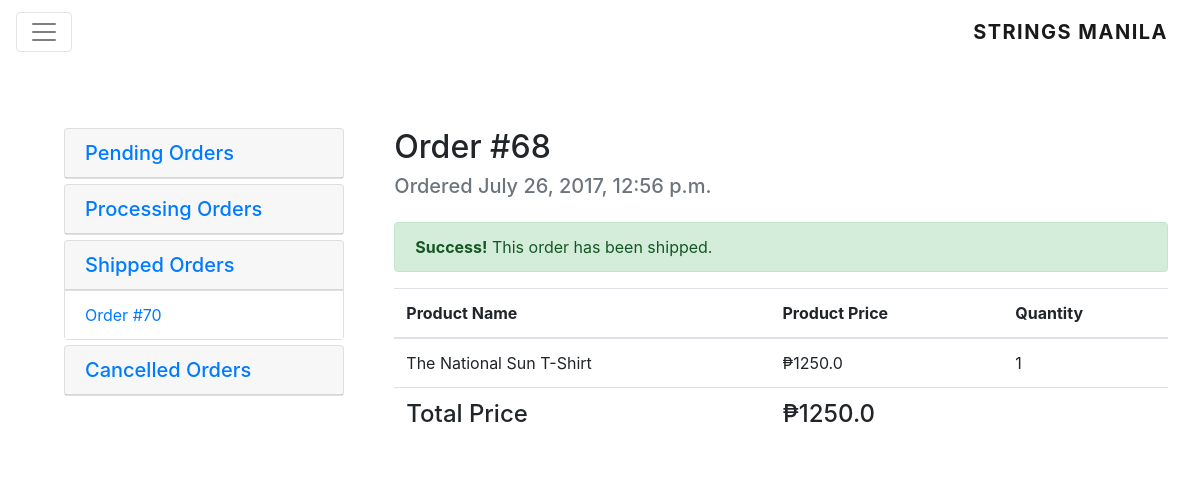
The app's page /orders/68/ (signed in) with its own data.
### order_management/models.py (models this page shows, shortened)
class Order(Model):
    ORDER_STATUSES = (
        ('P', 'Pending'),
        ('A', 'Processing'),
        ('S', 'Shipped'),
        ('C', 'Cancelled')
    )
    date_ordered = DateTimeField(auto_now=True)
    customer = ForeignKey(Customer, on_delete=CASCADE)
    status = CharField(max_length=2, choices=ORDER_STATUSES, default='P')
    customer_deposit_photo = FileField(blank=True, null=True, default=None)
    customer_payment_date = DateField(null=True, blank=True, default=None)
    payment_verified = BooleanField(default=False)
    queue_id = CharField(null=True, max_length=64)
    @property
    def total_price(self):
        order_items = self.orderlineitems_set.all()
        total_price = 0.00
        for order_item in order_items:
            total_price += float(order_item.line_price)
        return total_price

class OrderLineItems(Model):
    product = ForeignKey(Product, on_delete=CASCADE)
    quantity = PositiveIntegerField()
    parent_order = ForeignKey(Order, on_delete=CASCADE)
    @property
    def line_price(self):
        date_ordered = self.parent_order.date_ordered
        price = self.product.price_for_date(date=date_ordered)
        return float(price) * float(self.quantity)

### entity_management/models.py (models this page shows, shortened)
class Product(Model):
    name = CharField(max_length=64)
    description = CharField(max_length=256)
    photo = FileField(null=True, blank=True, default="/static/images/product.png")
    stall = ForeignKey(Stall, on_delete=CASCADE)
    quantity = PositiveIntegerField(default=0)
    is_active = BooleanField(default=True)
    def price_for_date(self, date):
        price_histories = self.pricehistory_set.filter(effective_from__lte=date).order_by("-effective_from")
        return price_histories[0].price

class PriceHistory(Model):
    product = ForeignKey(Product)
    price = DecimalField(decimal_places=2, max_digits=10)
    effective_from = DateTimeField(auto_now_add=True)

### order_management/views.py (the view)
# urls.py: url(r'^(?P<order_id>(\d+))/$', OrderView.as_view()),
class OrderView(View):
    @staticmethod
    @login_required
    @customer_required
    def get(request, order_id):
        context = make_context(request, include_stalls_and_products=False)
        user = request.user
        customer = Customer.objects.get(user=user)
        try:
            order = Order.objects.get(id=order_id)
            line_items = OrderLineItems.objects.all().filter(parent_order=order_id)
        except:
            raise Http404("Something went wrong")
        orders = Order.objects.all().filter(customer=customer)
        pending_orders = orders.filter(status="P")
        approved_orders = orders.filter(status="A")
        shipped_orders = orders.filter(status="S")
        cancelled_orders = orders.filter(status="C")
        expand = order.get_status_display().lower()
        context.update({
            "line_items": line_items,
            "active_order": order,
            "customer": customer,
            "total_price": order.total_price,
            "orders": {
                "pending": pending_orders,
                "processing": approved_orders,
                "shipped": shipped_orders,
                "cancelled": cancelled_orders,
            },
            "expand": expand
        })
        return render(request, 'customer_orders.html', context)

### IrisOnline/contexts.py (called while the page is built, shortened)
def make_context(request, active_stall=None, include_stalls_and_products=True):
    cart = Cart(request=request)
    name = get_user_name(request)
    context = {
        'cart': cart,
        'name': name
    }
    return context

def get_user_name(request):
    if request.user.is_authenticated:
        user = request.user
        customer = Customer.objects.get(user=user)
        return customer.full_name
    else:
        return None

### product_catalog/cart.py (called while the page is built)
    @property
    def cart(self):
        return self.request.session['cart'].items()

    def product_count(self):
        return len(self.cart)

### templates/customer_orders.html (shortened to what this page needs)
<!DOCTYPE html>
<html lang="en">
<head>
    {% include 'bootstrap.html' %}
    {% load static %}
    <link rel="stylesheet" href="{% static '/css/nav.css' %}">
    <link rel="stylesheet" href="{% static '/css/customer_orders.css' %}">
</head>
<body class="bg-faded">
{% include 'customer_nav.html' %}
<div class="container-fluid d-flex p-5 m-3">
    <div id="accordion">
        {% for order_type, order_list in orders.items %}
            <div class="card">
                <div class="card-header" role="tab" id="approved">
                    <h5 class="mb-0">
                        <a data-toggle="collapse" data-parent="#accordion" href="#{{ order_type }}-orders"
                           aria-expanded="true"
                           aria-controls="pending-orders">
                            {{ order_type|capfirst }} Orders
                        </a>
                    </h5>
                </div>
                <div id="{{ order_type }}-orders" class="collapse" role="tabpanel" aria-labelledby="headingOne">
                    <ul class="list-group rounded-0">
                        {% for order in order_list %}
                            {% if order.id == active_order.id %}
                                <li class="list-group-item active">Order #{{ order.id }}</li>
                            {% else %}
                                <a class="list-group-item" href="/orders/{{ order.id }}">Order #{{ order.id }}</a>
                            {% endif %}
                        {% empty %}
                            <div class="container-fluid p-5 text-center">
                                <h5>There's nothing here</h5>
                                <p class="text-muted">Orders that are {{ order_type }} will show up here.</p>
                            </div>
                        {% endfor %}
                    </ul>
                </div>
            </div>
        {% endfor %}
    </div>
    <section id="order-products">
        {% if active_order %}
            <div class="d-flex">
                <div class="mb-3">
                    <h2 class="d-block">Order #{{ active_order.id }}</h2>
                    <h5 class="text-muted mt-2">Ordered {{ active_order.date_ordered }}</h5>
                </div>
            </div>
            {% if active_order.status == "S" %}
                <div class="alert alert-success mr-auto d-flex" role="alert">
                    <div>
                        <p><strong>Success!</strong> This order has been shipped.</p>
                    </div>
                </div>
            {% endif %}
        {% else %}
            <div class="list-group-item rounded empty-message w-100 h-100"
                 style="max-height: 400px; min-height: 400px;">
                <h5 class="empty-message-text w-100 text-center">To view order details, select an order from the
                    left</h5>
            </div>
        {% endif %}
        {% if line_items %}
            <table class="table w-100">
                <thead>
                <tr>
                    <th>Product Name</th>
                    <th>Product Price</th>
                    <th>Quantity</th>
                </tr>
                </thead>
                <tbody>
                {% for line_item in line_items %}
                    <tr>
                        <td>{{ line_item.product.name }}</td>
                        <td>₱{{ line_item.line_price }}</td>
                        <td>{{ line_item.quantity }}</td>
                    </tr>
                {% endfor %}
                <tr>
                    <td><h4>Total Price</h4></td>
                    <td><h4>₱{{ total_price }}</h4></td>
                    <td></td>
                </tr>
                </tbody>
            </table>
        {% endif %}
    </section>
</div>
</body>
</html>

### static/css/customer_orders.css (style rules this page uses)
#accordion { width : 400px; }
#order-products { width : 100%; margin-left : 50px; }
.card { margin-bottom : 5px; }
p { margin : 0; }
.list-group .list-group-item { border-radius : 0 !important; border-left : 0; border-right : 0; border-bottom : 0; }

### records on screen
Order: id "70"
Order: id "68", date_ordered "July 26, 2017, 12:56 p.m."
OrderLineItems: product.name "The National Sun T-Shirt", line_price "1250.0", quantity "1"

### other values on screen
{{ order_type|capfirst }} "Pending" "Processing" "Shipped" "Cancelled"
{{ total_price }} "1250.0"
